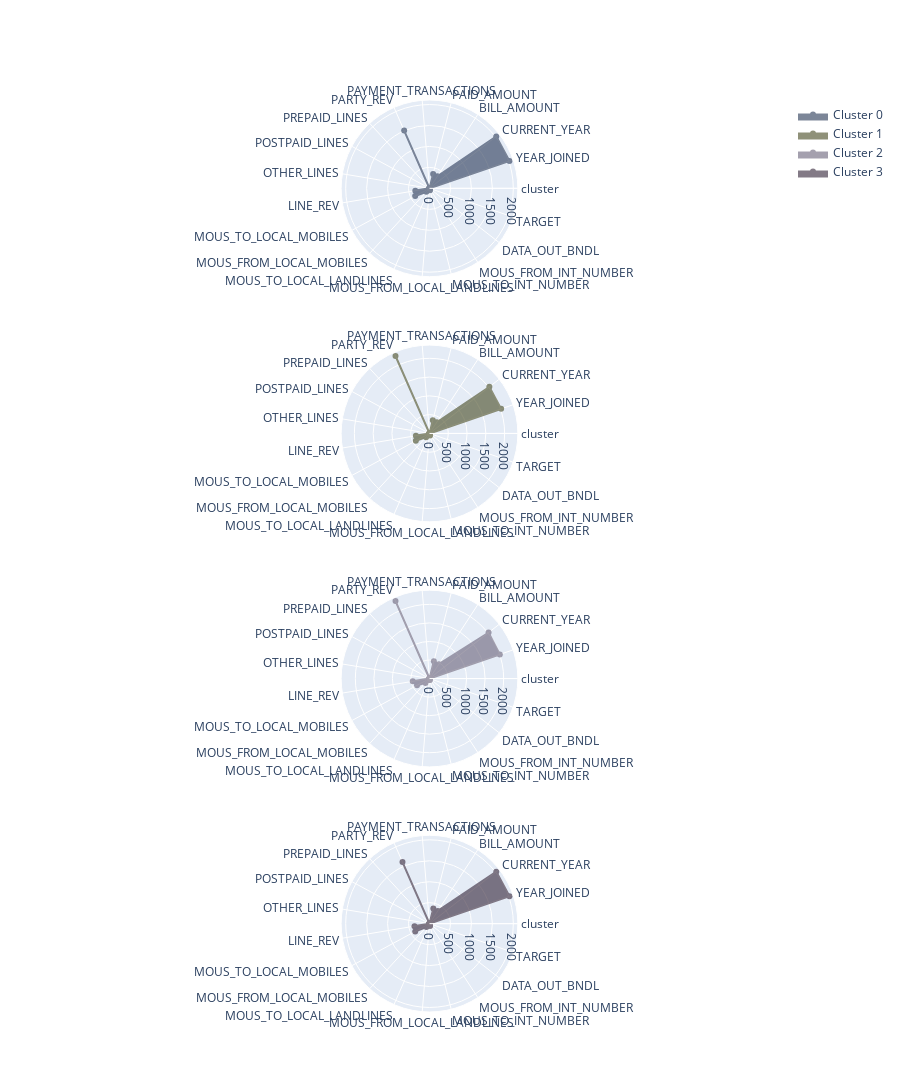

Notebook source saved alongside this figure:
### Code cell
showClustersInfo(df_clusters, n, ['Unnamed: 0', 'DATA_IN_BNDL'])

### Figure 1 — Plotly figure (JSON) as saved in the notebook; plotly's stock layout.template omitted (floating-point values rounded to 4 significant figures)
{"data": [{"fill": "toself", "fillcolor": "#263655", "line": {"color": "#263655"}, "name": "Cluster 0", "opacity": 0.6, "r": [0, 2016.0, 2019.0, 344.0, 354.4, 1.368, 1505.0, 2.074, 3.124, 0.6899, 343.2, 389.1, 111.4, 15.39, 32.16, 48.44, 4.976, 0.205, 0.07589], "showlegend": true, "subplot": "polar", "theta": ["cluster", "YEAR_JOINED", "CURRENT_YEAR", "BILL_AMOUNT", "PAID_AMOUNT", "PAYMENT_TRANSACTIONS", "PARTY_REV", "PREPAID_LINES", "POSTPAID_LINES", "OTHER_LINES", "LINE_REV", "MOUS_TO_LOCAL_MOBILES", "MOUS_FROM_LOCAL_MOBILES", "MOUS_TO_LOCAL_LANDLINES", "MOUS_FROM_LOCAL_LANDLINES", "MOUS_TO_INT_NUMBER", "MOUS_FROM_INT_NUMBER", "DATA_OUT_BNDL", "TARGET"], "type": "scatterpolar"}, {"fill": "toself", "fillcolor": "#454921", "line": {"color": "#454921"}, "name": "Cluster 1", "opacity": 0.6, "r": [1, 2016.0, 2019.0, 355.2, 362.5, 1.362, 2252.0, 2.323, 5.363, 0.9808, 367.2, 413.8, 134.1, 16.99, 39.1, 59.09, 6.685, 0.1082, 0.05288], "showlegend": true, "subplot": "polar2", "theta": ["cluster", "YEAR_JOINED", "CURRENT_YEAR", "BILL_AMOUNT", "PAID_AMOUNT", "PAYMENT_TRANSACTIONS", "PARTY_REV", "PREPAID_LINES", "POSTPAID_LINES", "OTHER_LINES", "LINE_REV", "MOUS_TO_LOCAL_MOBILES", "MOUS_FROM_LOCAL_MOBILES", "MOUS_TO_LOCAL_LANDLINES", "MOUS_FROM_LOCAL_LANDLINES", "MOUS_TO_INT_NUMBER", "MOUS_FROM_INT_NUMBER", "DATA_OUT_BNDL", "TARGET"], "type": "scatterpolar"}, {"fill": "toself", "fillcolor": "#696279", "line": {"color": "#696279"}, "name": "Cluster 2", "opacity": 0.6, "r": [2, 2005.0, 2019.0, 462.6, 478.4, 1.291, 2282.0, 2.233, 4.194, 1.187, 457.2, 382.4, 162.4, 21.64, 40.76, 40.01, 10.18, 0.1342, 0.02141], "showlegend": true, "subplot": "polar3", "theta": ["cluster", "YEAR_JOINED", "CURRENT_YEAR", "BILL_AMOUNT", "PAID_AMOUNT", "PAYMENT_TRANSACTIONS", "PARTY_REV", "PREPAID_LINES", "POSTPAID_LINES", "OTHER_LINES", "LINE_REV", "MOUS_TO_LOCAL_MOBILES", "MOUS_FROM_LOCAL_MOBILES", "MOUS_TO_LOCAL_LANDLINES", "MOUS_FROM_LOCAL_LANDLINES", "MOUS_TO_INT_NUMBER", "MOUS_FROM_INT_NUMBER", "DATA_OUT_BNDL", "TARGET"], "type": "scatterpolar"}, {"fill": "toself", "fillcolor": "#312236", "line": {"color": "#312236"}, "name": "Cluster 3", "opacity": 0.6, "r": [3, 2017.0, 2019.0, 363.0, 373.2, 1.367, 1605.0, 1.95, 3.276, 0.7388, 363.3, 387.4, 109.7, 14.67, 32.73, 56.82, 5.522, 0.1594, 0.06094], "showlegend": true, "subplot": "polar4", "theta": ["cluster", "YEAR_JOINED", "CURRENT_YEAR", "BILL_AMOUNT", "PAID_AMOUNT", "PAYMENT_TRANSACTIONS", "PARTY_REV", "PREPAID_LINES", "POSTPAID_LINES", "OTHER_LINES", "LINE_REV", "MOUS_TO_LOCAL_MOBILES", "MOUS_FROM_LOCAL_MOBILES", "MOUS_TO_LOCAL_LANDLINES", "MOUS_FROM_LOCAL_LANDLINES", "MOUS_TO_INT_NUMBER", "MOUS_FROM_INT_NUMBER", "DATA_OUT_BNDL", "TARGET"], "type": "scatterpolar"}], "layout": {"height": 2000, "polar": {"domain": {"x": [0, 1], "y": [0.8063, 1]}}, "polar2": {"domain": {"x": [0, 1], "y": [0.5375, 0.7312]}}, "polar3": {"domain": {"x": [0, 1], "y": [0.2687, 0.4625]}}, "polar4": {"domain": {"x": [0, 1], "y": [0, 0.1938]}}, "showlegend": true}}
